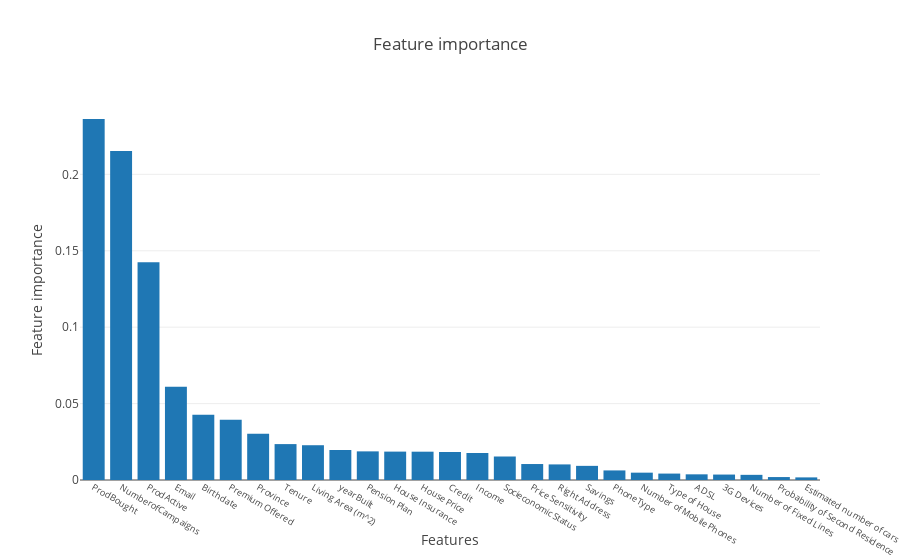

Notebook source saved alongside this figure:
### Code cell
dp = [
    # Chart
    go.Bar(
        x=feature_importance.index,
        y=feature_importance.values,
        name='Feature importance')
    ]

layout = go.Layout(
        barmode='group',
        title='Feature importance',
        yaxis=dict(title='Feature importance'),
        xaxis=dict(title='Features',         
                    tickfont=dict(size=9,),
                  ),
    )

fig = go.Figure(data=dp, layout=layout)
iplot(fig)

### Figure 1 — Plotly figure (JSON) as saved in the notebook; plotly's stock layout.template omitted (floating-point values rounded to 4 significant figures)
{"data": [{"name": "Feature importance", "type": "bar", "x": ["ProdBought", "NumberofCampaigns", "ProdActive", "Email", "Birthdate", "Premium Offered", "Province", "Tenure", "Living Area (m^2)", "yearBuilt", "Pension Plan", "House Insurance", "House Price", "Credit", "Income", "Socieconomic Status", "Price Sensitivity", "Right Address", "Savings", "PhoneType", "Number of Mobile Phones", "Type of House", "ADSL", "3G Devices", "Number of Fixed Lines", "Probability of Second Residence", "Estimated number of cars"], "y": [0.2362, 0.2153, 0.1424, 0.06098, 0.04268, 0.0395, 0.03034, 0.02349, 0.02276, 0.01965, 0.01874, 0.01858, 0.01852, 0.01834, 0.01768, 0.01538, 0.01045, 0.0102, 0.009255, 0.006269, 0.004802, 0.004202, 0.003712, 0.003561, 0.003378, 0.001921, 0.001708]}], "layout": {"barmode": "group", "title": "Feature importance", "xaxis": {"tickfont": {"size": 9}, "title": "Features"}, "yaxis": {"title": "Feature importance"}}}
